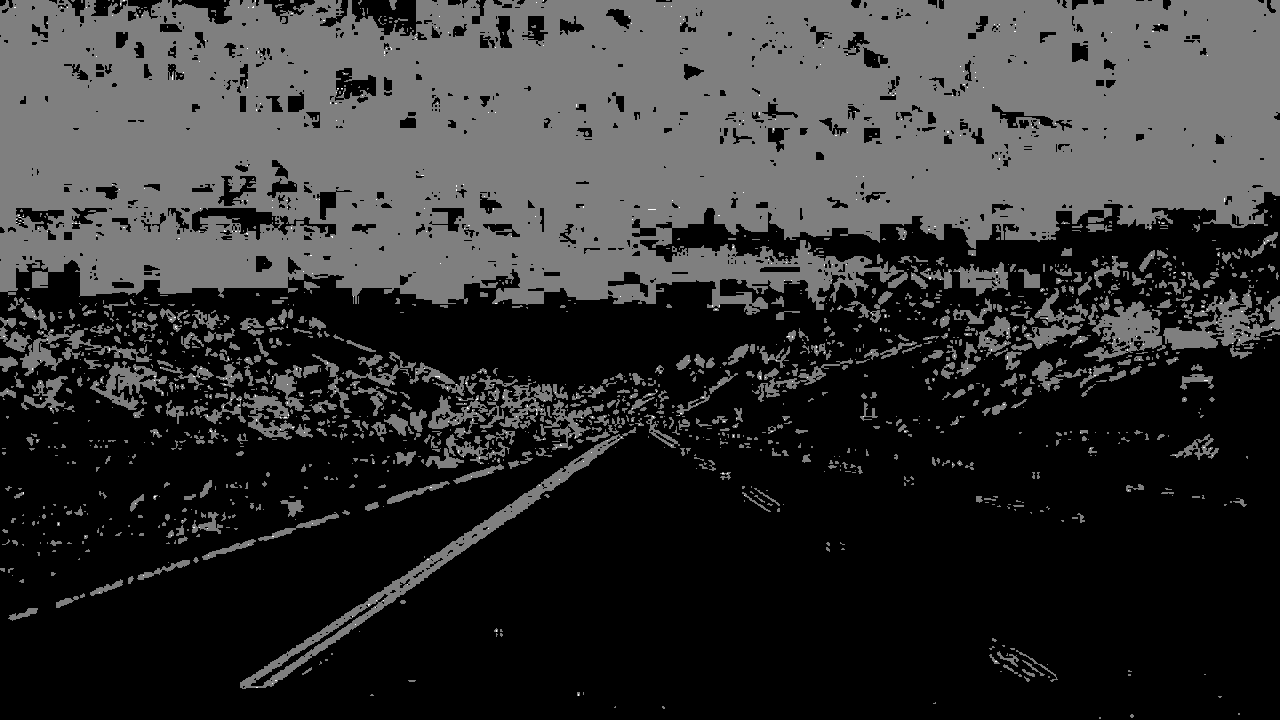
#> input picture CarND-Advanced-Lane-Lines/src/combine.jpg, 1280 x 720 px
$ python -i threshold.py   (imports and definitions only)   (older library calls are emulated)
#> lines starting #> are read from the running program, lines starting #| are printed output that depends on the picture; after the words box and inside, x2 and y2 are one past the last pixel; in counts of white or black regions, pixels touching at a corner belong together
#> further down, picture is the input picture: shape (720, 1280, 3); min 0, max 2, mean 0.403
import numpy as np
import cv2
import os, pdb
import matplotlib.pyplot as plt

# Define a function that takes an image, gradient orientation, and threshold min / max values.
def abs_sobel_thresh(img, orient='x', sobel_kernel=3, thresh=(0, 255)):
    # Convert to grayscale
#> called with orient = 'x', sobel_kernel = 15, thresh = (20, 100)
    gray = cv2.cvtColor(img, cv2.COLOR_RGB2GRAY)
    # Apply x or y gradient with the OpenCV Sobel() function
    # and take the absolute value
    if orient == 'x':
        abs_sobel = np.absolute(cv2.Sobel(gray, cv2.CV_64F, 1, 0, ksize=sobel_kernel))
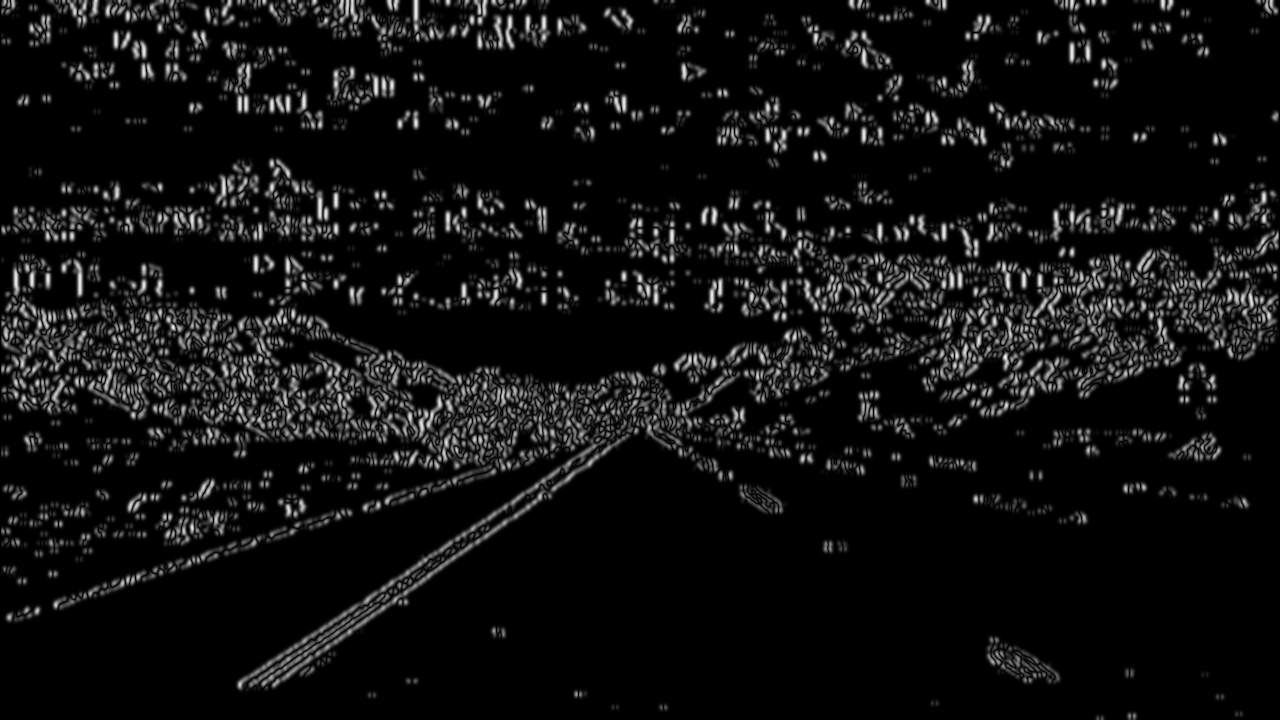
#> abs_sobel: shape (720, 1280) float64; min 0, max 31620745, mean 2146509.9; drawn with min black and max white
    if orient == 'y':
        abs_sobel = np.absolute(cv2.Sobel(gray, cv2.CV_64F, 0, 1, ksize=sobel_kernel))
    # Rescale back to 8 bit integer
    scaled_sobel = np.uint8(255*abs_sobel/np.max(abs_sobel))
    # Create a copy and apply the threshold
    binary_output = np.zeros_like(scaled_sobel)
    # Here I'm using inclusive (>=, <=) thresholds, but exclusive is ok too
    binary_output[(scaled_sobel >= thresh[0]) & (scaled_sobel <= thresh[1])] = 1

    # Return the result
    return binary_output

# Define a function to return the magnitude of the gradient
# for a given sobel kernel size and threshold values
def mag_thresh(img, sobel_kernel=3, mag_thresh=(0, 255)):
    # Convert to grayscale
    gray = cv2.cvtColor(img, cv2.COLOR_RGB2GRAY)
    # Take both Sobel x and y gradients
    sobelx = cv2.Sobel(gray, cv2.CV_64F, 1, 0, ksize=sobel_kernel)
    sobely = cv2.Sobel(gray, cv2.CV_64F, 0, 1, ksize=sobel_kernel)
    # Calculate the gradient magnitude
    gradmag = np.sqrt(sobelx**2 + sobely**2)
    # Rescale to 8 bit
    scale_factor = np.max(gradmag)/255
    gradmag = (gradmag/scale_factor).astype(np.uint8)
    # Create a binary image of ones where threshold is met, zeros otherwise
    binary_output = np.zeros_like(gradmag)
    binary_output[(gradmag >= mag_thresh[0]) & (gradmag <= mag_thresh[1])] = 1

    # Return the binary image
    return binary_output

# Define a function to threshold an image for a given range and Sobel kernel
def dir_threshold(img, sobel_kernel=3, thresh=(0, np.pi/2)):
    # Grayscale
    gray = cv2.cvtColor(img, cv2.COLOR_RGB2GRAY)
    # Calculate the x and y gradients
    sobelx = cv2.Sobel(gray, cv2.CV_64F, 1, 0, ksize=sobel_kernel)
    sobely = cv2.Sobel(gray, cv2.CV_64F, 0, 1, ksize=sobel_kernel)
    # Take the absolute value of the gradient direction,
    # apply a threshold, and create a binary image result
    absgraddir = np.arctan2(np.absolute(sobely), np.absolute(sobelx))
    binary_output =  np.zeros_like(absgraddir)
    binary_output[(absgraddir >= thresh[0]) & (absgraddir <= thresh[1])] = 1

    # Return the binary image
    return binary_output

# Define a function to threshold an image for s,v value of HSV
def color_threshold(img, thresh_s=(170, 225), thresh_v=(170, 225)):
    # Convert to HLS color space and separate the S channel
    hls = cv2.cvtColor(img, cv2.COLOR_RGB2HLS)
    s_ch = hls[:,:,2] ## the s channel range of hls is different from that of hsv
    # Threshold color channel
    binary_output = np.zeros_like(s_ch)
    binary_output[(s_ch>=thresh_s[0]) & (s_ch<=thresh_s[1])] = 1

    # Return the binary image
    return binary_output

#region of interest
def region_of_interest(img, vertices):
    #defining a blank mask to start with
    mask = np.zeros_like(img, dtype=np.uint8)
    #defining a 3 channel or 1 channel color to fill the mask with depending on the input image
    if len(img.shape) > 2:
        channel_count = img.shape[2]  # i.e. 3 or 4 depending on your image
        ignore_mask_color = (255,) * channel_count
    else:
        ignore_mask_color = 255

    #filling pixels inside the polygon defined by "vertices" with the fill color
    cv2.fillPoly(mask, vertices, ignore_mask_color)
    #returning the image only where mask pixels are nonzero
    masked_image = cv2.bitwise_and(img, mask)
    return masked_image

# def thresholding(img, grad_thx_min =211, grad_thx_max =255,grad_thy_min =0, grad_thy_max = 25, mag_th_min = 150,mag_th_max = 255, dir_th_min  = 0.7, dir_th_max = 1.3, s_threshold_min = 113, s_threshold_max = 255, v_threshold_min = 234, v_threshold_max = 255,  k_size = 15, adp_thr = 250):
def threshold(img_RGB,
              threshold_dic={'grad_x':(20, 100),
                             'grad_y':(20, 100),
                             'mag':(52, 107),
                             'dir':(0.7, 1.3),
                             'hls_s':(100, 255)},
              ksize=15, # Choose a larger odd number to smooth gradient measurements
              display=False,
              save=True):

    ## Apply each of the thresholding functions
    grad_x = abs_sobel_thresh(img_RGB, 'x', ksize, threshold_dic['grad_x'])
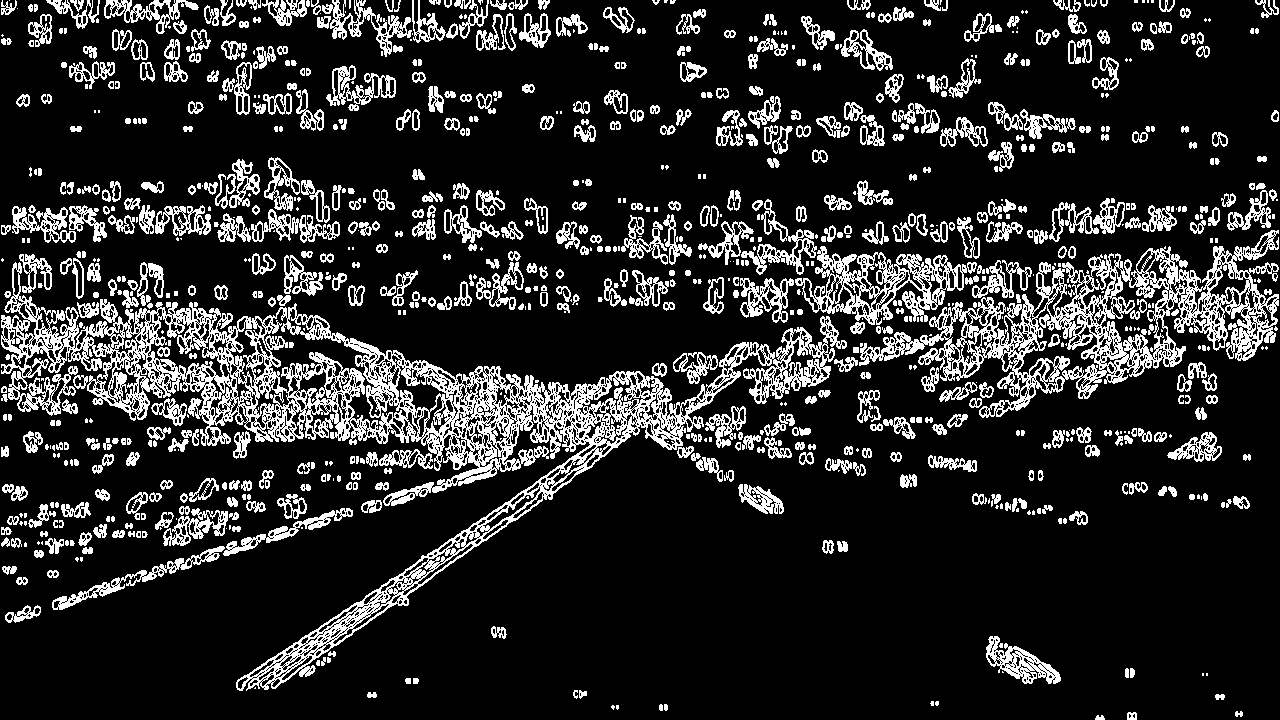
#> grad_x: shape (720, 1280); values 0 (black) and 1 (white), 16.7% white in thin lines or dots
    # grad_y = abs_sobel_thresh(img_RGB, 'y', ksize, threshold_dic['grad_y'])
    # mag_binary = mag_thresh(img_RGB, ksize, threshold_dic['mag'])
    # dir_binary = dir_threshold(img_RGB, ksize, threshold_dic['dir'])
    color_binary = color_threshold(img_RGB, threshold_dic['hls_s'])
#> in color_threshold, `hls = cv2.cvtColor(img, cv2.COLOR_RGB2HLS)`: hls: shape (720, 1280, 3); mean of channels 0, 1, 2 0, 0.403, 0
#> in color_threshold, `s_ch = hls[:,:,2]`: s_ch: shape (720, 1280); every value is 0

    combine = np.zeros_like(color_binary)
    combine[(grad_x==1) | color_binary==1] = 1

    ## Post process
    imshape = img_RGB.shape
#> imshape = (720, 1280, 3)
    vertices = np.array([[(.55*imshape[1], 0.6*imshape[0]), (imshape[1],imshape[0]),
                        (0,imshape[0]),(.45*imshape[1], 0.6*imshape[0])]], dtype=np.int32)
    combine_masked = region_of_interest(combine.astype(np.uint8), vertices)
#> in region_of_interest, `cv2.fillPoly(mask, vertices, ignore_mask_color)`:
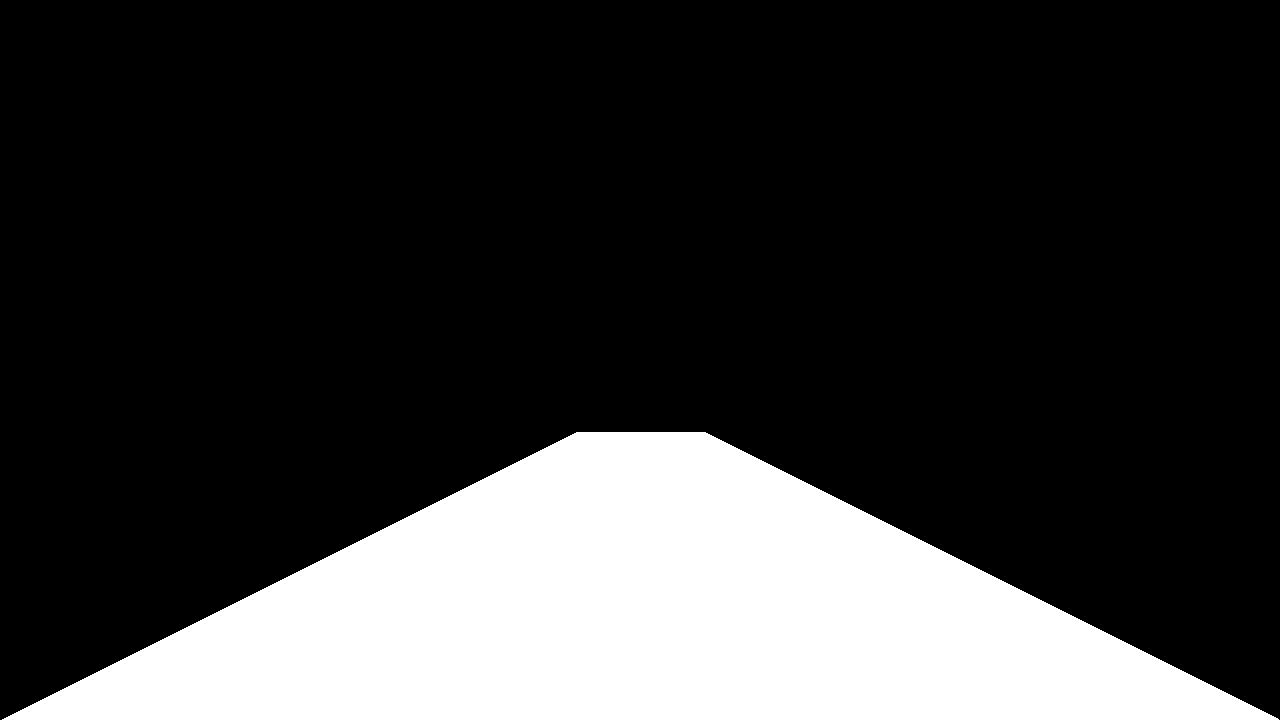
#> mask: shape (720, 1280); 22% white; 1 white region, box (x1, y1, x2, y2) and area: (2, 432, 1279, 720) 202751
    kernel = np.ones((4,4),np.uint8)
    combine_closed = cv2.morphologyEx(combine_masked, cv2.MORPH_CLOSE, kernel)
#> combine_masked: shape (720, 1280); values 0 (black) and 1 (white), 1.2% white in thin lines or dots, all inside (x1, y1, x2, y2) = (236, 432, 1243, 720)
    combine_final = cv2.morphologyEx(combine_closed, cv2.MORPH_OPEN, kernel)
#> combine_closed: shape (720, 1280); values 0 (black) and 1 (white), 1.8% white; 20 white regions (1 under 20 px), largest, box (x1, y1, x2, y2) and area: (237, 433, 640, 692) 11071, (987, 637, 1062, 685) 1853, (646, 433, 735, 483) 1333

    if save:
        cv2.imwrite('combine_masked.jpg',combine_masked*255)
        cv2.imwrite('combine_final.jpg',combine_final*255)
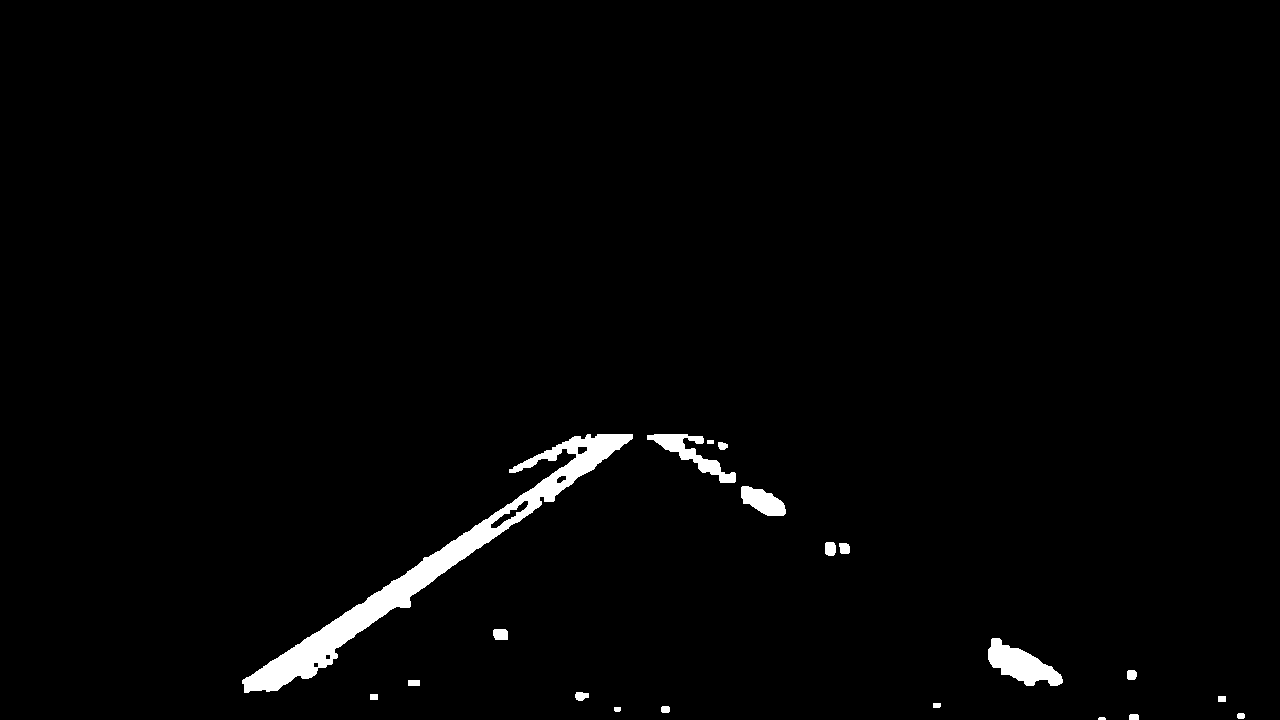
#> saved as combine_final.jpg: shape (720, 1280); 1.7% white; 20 white regions, largest, box (x1, y1, x2, y2) and area: (242, 434, 633, 693) 10977, (988, 638, 1063, 686) 1847, (647, 434, 736, 483) 1281

    if display:
        ax = plt.subplot(2,2,1)
        plt.imshow(grad_x, cmap='gray')
        ax.set_title('grad_x')
        ax = plt.subplot(2,2,2)
        plt.imshow(color_binary, cmap='gray')
        ax.set_title('color_binary')
        ax = plt.subplot(2,2,3)
        plt.imshow(combine_masked, cmap='gray')
        ax.set_title('combine_masked')
        ax = plt.subplot(2,2,4)
        plt.imshow(combine_final, cmap='gray')
        ax.set_title('combine_final')
        plt.show()

    return combine_final, combine_final*255


# [37 lines of commented-out code are left out]

>>> import cv2
>>> picture = cv2.cvtColor(cv2.imread('combine.jpg'), cv2.COLOR_BGR2RGB)
>>> result = threshold(picture)
